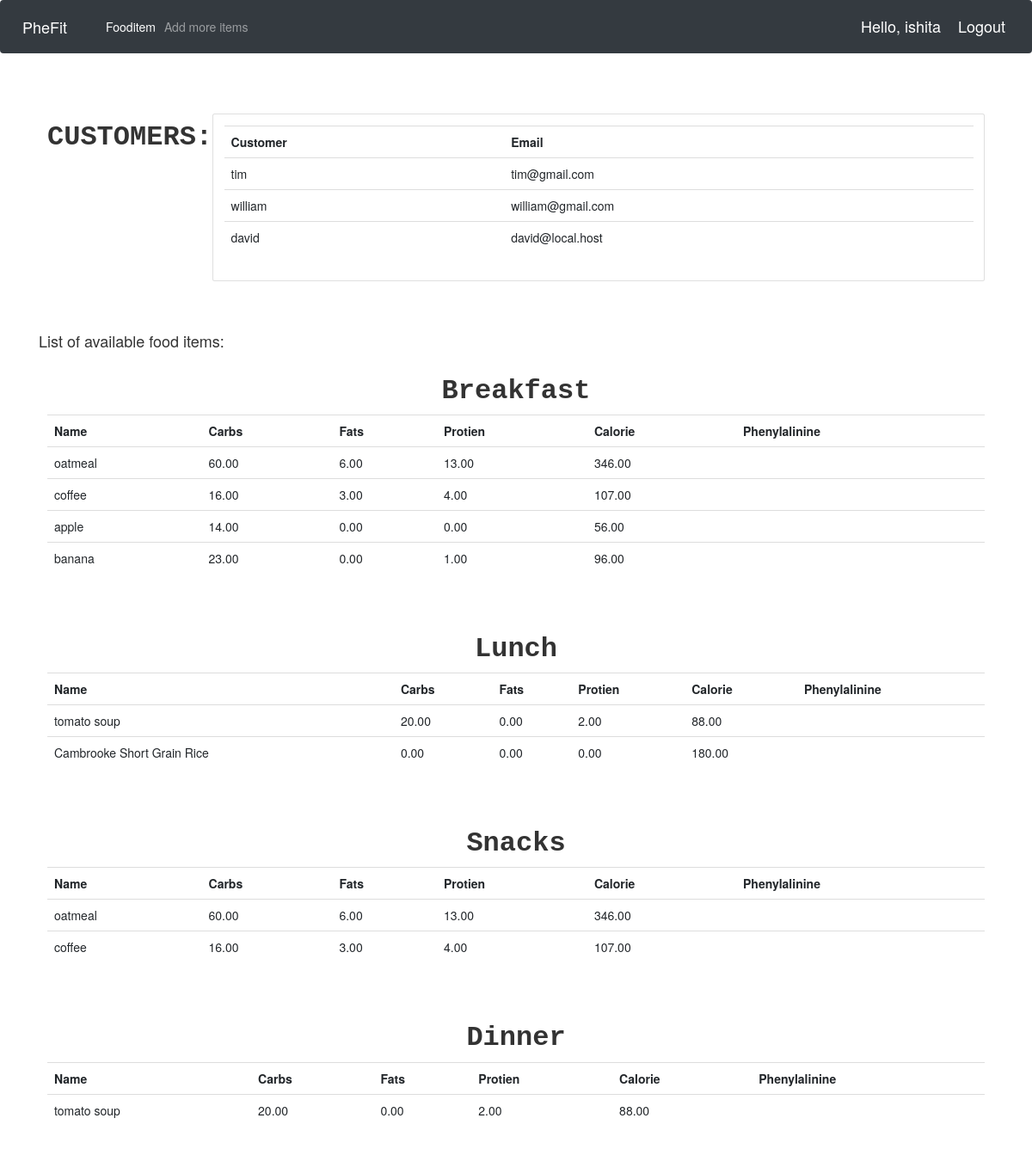
The app's page / (signed in), older data.
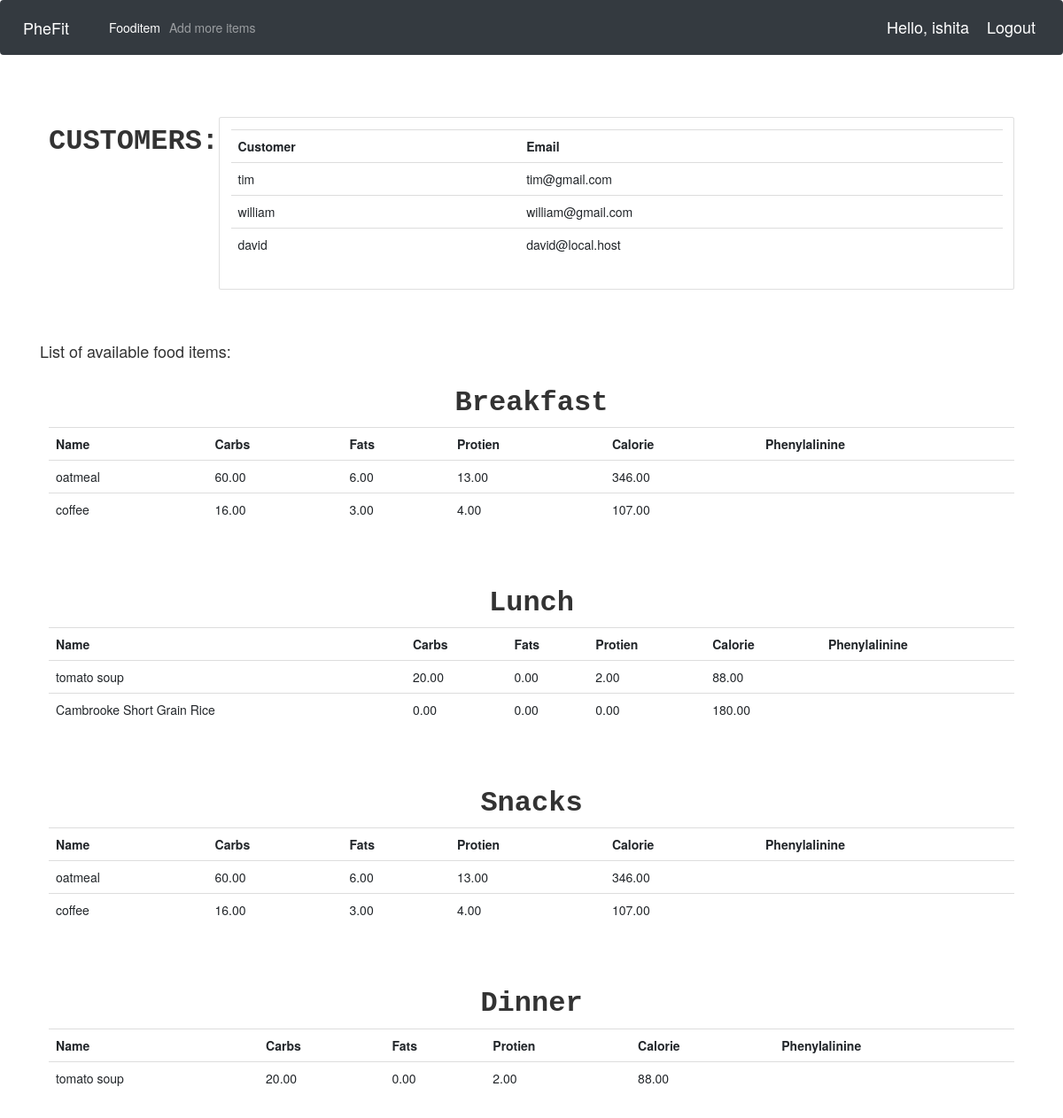
The same page, newer data.
### Fityfeed/models.py (models this page shows, shortened)
class Customer(models.Model):
    user = models.OneToOneField(User, null=True, on_delete=models.CASCADE)
    name=models.CharField(max_length=200,null=True)
    email=models.CharField(max_length=200,null=True)
    date_created=models.DateTimeField(auto_now_add=True,null=True)

class Fooditem(models.Model):
    name = models.CharField(max_length=200)
    category = models.ManyToManyField(Category)
    carbohydrate = models.DecimalField(max_digits=5,decimal_places=2,default=0)
    fats = models.DecimalField(max_digits=5,decimal_places=2,default=0)
    protein = models.DecimalField(max_digits=5,decimal_places=2,default=0)
    calorie=models.DecimalField(max_digits=5,decimal_places=2,default=0,blank=True)
    phenylalanine=models.DecimalField(max_digits=5,decimal_places=2,default=0,blank=True)
    quantity = models.IntegerField(default=1,null=True,blank=True)

### Fityfeed/decorators.py (the view)
    def wrapper_func(request,*args,**kwargs):
        group=None
        if request.user.groups.exists():
            group=request.user.groups.all()[0].name
        if group=='user':
            return redirect('userPage')
        if group=='admin':
            return view_func(request,*args,**kwargs)

### Fityfeed/views.py (called while the page is built)
@login_required(login_url='login')
@admin_only
def home(request):
    breakfast=Category.objects.filter(name='breakfast')[0].fooditem_set.all()[:5]
    lunch=Category.objects.filter(name='lunch')[0].fooditem_set.all()[:5]
    dinner=Category.objects.filter(name='dinner')[0].fooditem_set.all()[:5]
    snacks=Category.objects.filter(name='snacks')[0].fooditem_set.all()[:5]
    customers=Customer.objects.all()
    context={'breakfast':breakfast,
              'lunch':lunch,
              'dinner':dinner,
              'snacks':snacks,
              'customers':customers,
            }
    return render(request,'main.html',context)

### Fityfeed/templates/main.html (shortened to what the changed rows need)
{% load static %}
<!DOCTYPE html>
<html lang="en">
<head>
    <link rel="stylesheet" href="https://stackpath.bootstrapcdn.com/bootstrap/4.5.0/css/bootstrap.min.css"0>
    <link rel="stylesheet" href="{% static 'css/main.css' %}">
	<link rel="stylesheet" href="https://maxcdn.bootstrapcdn.com/bootstrap/3.3.7/css/bootstrap.min.css">
</head>
<body>
    <br>
    <br>
    <div class="container">
    {% block content %}
        <div class="flex-box-row">
            <br>
            <br>
            <div class="card card-body">
               <table class="table table-sm">
                    <tr>
                        <th>Customer</th>
                        <th>Email</th>
                    </tr>
                    {% for cust in customers %}
                    <tr>
                        <td>{{cust.name}} </td>
                        <td> {{cust.email}} </td>
                    </tr>
                    {% endfor %}
                </table>
            </div>
        </div>
        <br><br>
        <div class="flex-box-row">
               <table class="table table-sm">
                    <tr>
                        <th>Name</th>
                        <th>Carbs</th>
                        <th>Fats</th>
                        <th>Protien</th>
                        <th>Calorie</th>
                        <th>Phenylalinine</th>
                    </tr>
                   {% for items in breakfast %}
                    <tr>
                        <td>{{items.name}} </td>
                        <td>{{items.carbohydrate}} </td>
                        <td>{{items.fats}} </td>
                        <td>{{items.protein}} </td>
                        <td>{{items.calorie}} </td>
                        <td>{{items.phenylalinine}}</td>
                        </tr>
                    {% endfor %}
                </table>
        </div>
<br>
        <div class="flex-box-row">
             <table class="table table-sm">
                    <tr>
                        <th>Name</th>
                        <th>Carbs</th>
                        <th>Fats</th>
                        <th>Protien</th>
                        <th>Calorie</th>
                        <th>Phenylalinine</th>
                    </tr>
                   {% for items in lunch %}
                    <tr>
                        <td>{{items.name}} </td>
                        <td>{{items.carbohydrate}} </td>
                        <td>{{items.fats}} </td>
                        <td>{{items.protein}} </td>
                        <td>{{items.calorie}} </td>
                        <td>{{items.phenylalinine}}</td>
                        </tr>
                    {% endfor %}
                </table>
        </div>
        <br>
        <div class="flex-box-row">
                <table class="table table-sm">
                    <tr>
                        <th>Name</th>
                        <th>Carbs</th>
                        <th>Fats</th>
                        <th>Protien</th>
                        <th>Calorie</th>
                        <th>Phenylalinine</th>
                    </tr>
                   {% for items in snacks %}
                    <tr>
                        <td>{{items.name}} </td>
                        <td>{{items.carbohydrate}} </td>
                        <td>{{items.fats}} </td>
                        <td>{{items.protein}} </td>
                        <td>{{items.calorie}} </td>
                        <td>{{items.phenylalinine}}</td>
                        </tr>
                    {% endfor %}
                </table>
        </div>
        <br>
        <div class="flex-box-row">
                <table class="table table-sm">
                    <tr>
                        <th>Name</th>
                        <th>Carbs</th>
                        <th>Fats</th>
                        <th>Protien</th>
                        <th>Calorie</th>
                        <th>Phenylalinine</th>
                    </tr>
                   {% for items in dinner %}
                    <tr>
                        <td>{{items.name}} </td>
                        <td>{{items.carbohydrate}} </td>
                        <td>{{items.fats}} </td>
                        <td>{{items.protein}} </td>
                        <td>{{items.calorie}} </td>
                        <td>{{items.phenylalinine}}</td>
                        </tr>
                    {% endfor %}
                </table>
        </div>
<br>
    {% endblock %}
    </div>
</body>
</html>

Row changes from the older to the newer data that the page shows:
removed Fooditem: name "apple", carbohydrate "14.00", fats "0.00", protein "0.00", calorie "56.00", shown under "Breakfast"
removed Fooditem: name "banana", carbohydrate "23.00", fats "0.00", protein "1.00", calorie "96.00", shown under "Breakfast"
